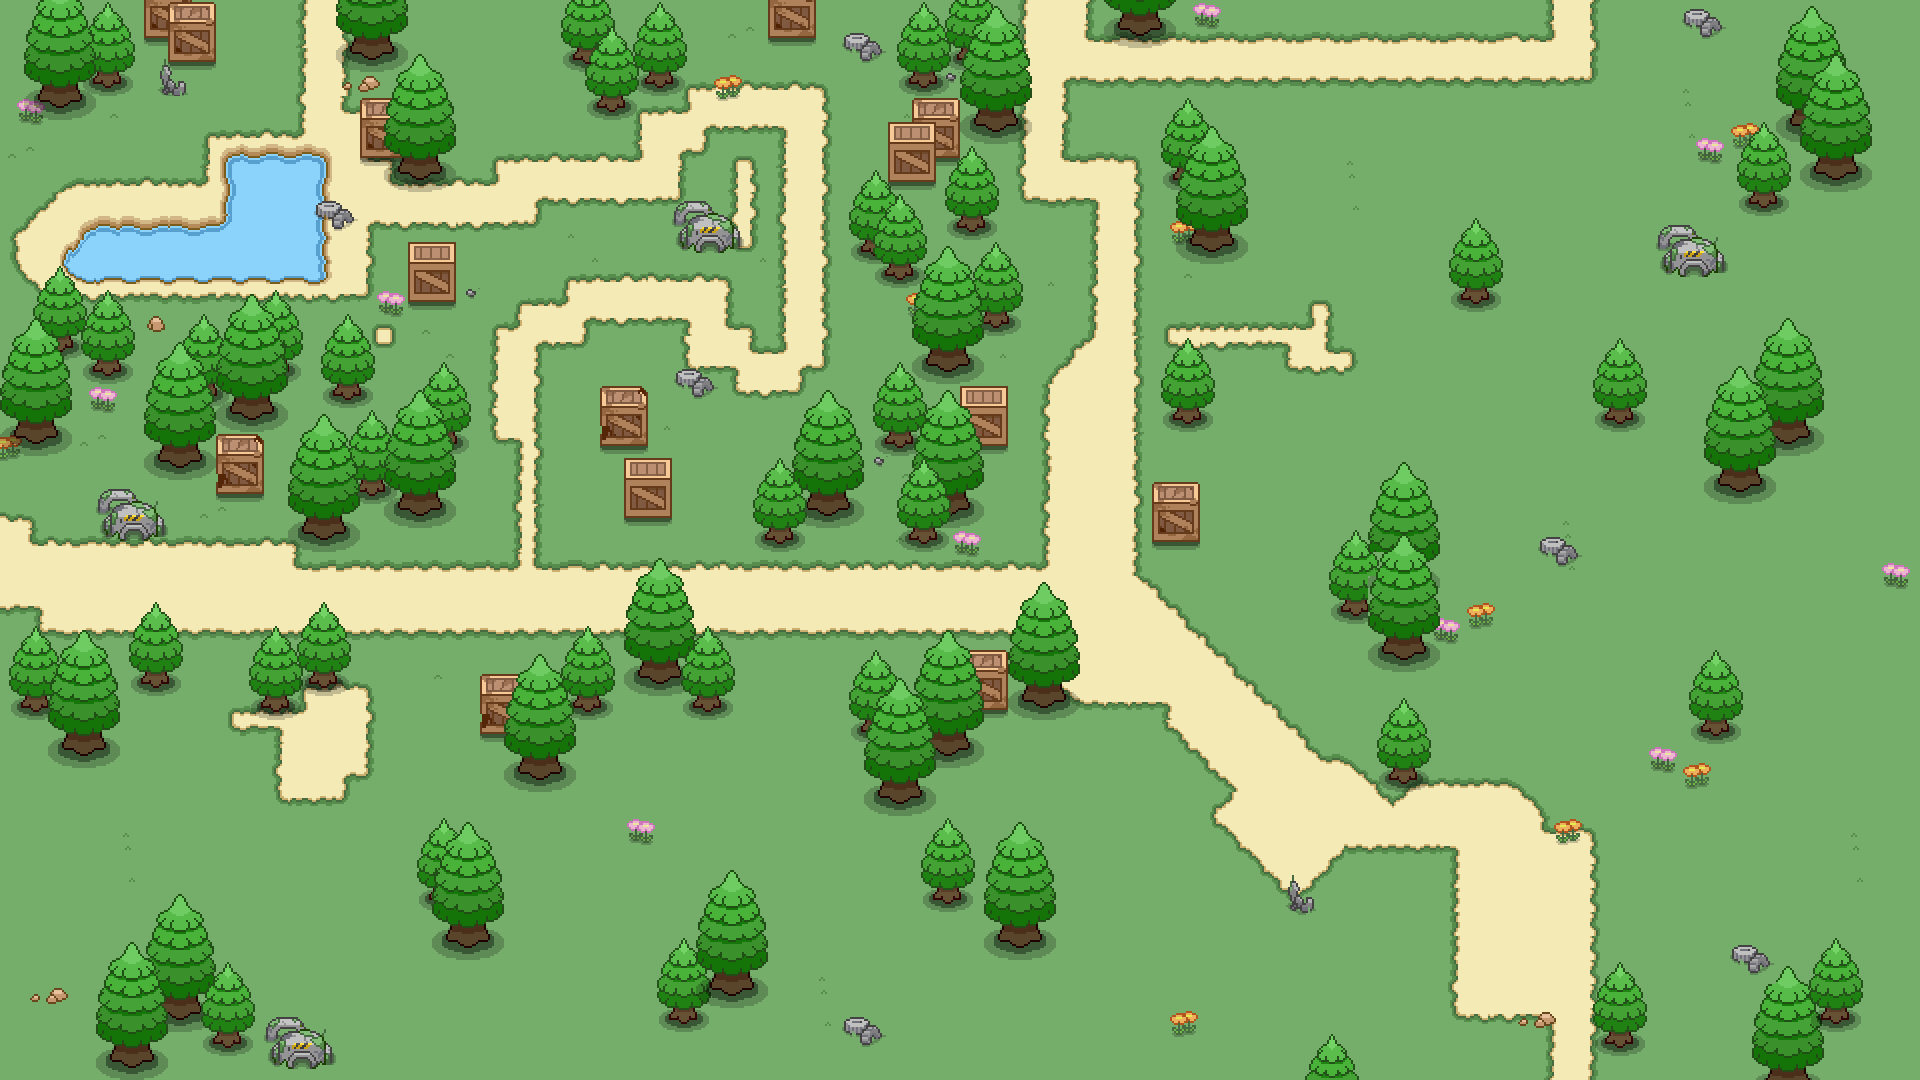

A 2D game scene composited from a Tiled map and its tileset images. What follows is a short description and the map's XML, with each tile layer's data collapsed to a summary:
An orthogonal 80x45 tile map with 24x24 px tiles, 6 tile layers (grounds, 1, 2, 3, ...), 2 hidden layers not drawn, 11 tilesets and 14 objects.

<map version="1.0" tiledversion="2017.12.07" orientation="orthogonal" renderorder="right-down" width="80" height="45" tilewidth="24" tileheight="24" infinite="0" nextobjectid="85">
 <tileset firstgid="1" name="grounds" tilewidth="24" tileheight="24" tilecount="500" columns="20">
  <image source="grounds.png" width="480" height="600" />
 </tileset>
 <tileset firstgid="501" name="bigtree" tilewidth="72" tileheight="138" tilecount="1" columns="1">
  <image source="big_tree.png" width="72" height="138" />
 </tileset>
 <tileset firstgid="502" name="smalltree" tilewidth="54" tileheight="99" tilecount="1" columns="1">
  <image source="tree2.png" width="54" height="99" />
 </tileset>
 <tileset firstgid="503" name="meta" tilewidth="24" tileheight="24" tilecount="3" columns="3">
  <image source="meta.png" width="72" height="24" />
  <tile id="0">
   <properties>
    <property name="pass" type="bool" value="false" />
   </properties>
  </tile>
  <tile id="2">
   <properties>
    <property name="pass" type="bool" value="true" />
   </properties>
  </tile>
 </tileset>
 <tileset firstgid="506" name="element" tilewidth="24" tileheight="24" tilecount="1296" columns="48">
  <image source="element.png" width="1152" height="648" />
 </tileset>
 <tileset firstgid="1802" name="water" tilewidth="24" tileheight="24" tilecount="910" columns="26">
  <image source="water.png" width="624" height="840" />
 </tileset>
 <tileset firstgid="2712" name="element2" tilewidth="24" tileheight="24" tilecount="1296" columns="48">
  <image source="element2.png" width="1152" height="648" />
 </tileset>
 <tileset firstgid="4008" name="box_push" tilewidth="48" tileheight="68" tilecount="1" columns="1">
  <image source="box_push.png" width="48" height="68" />
 </tileset>
 <tileset firstgid="4009" name="box2" tilewidth="48" tileheight="60" tilecount="1" columns="1">
  <image source="box2.png" width="48" height="60" />
 </tileset>
 <tileset firstgid="4010" name="box3" tilewidth="48" tileheight="60" tilecount="1" columns="1">
  <image source="box3.png" width="48" height="60" />
 </tileset>
 <tileset firstgid="4011" name="box1" tilewidth="48" tileheight="60" tilecount="1" columns="1">
  <image source="box1.png" width="48" height="60" />
 </tileset>
 <layer name="grounds" width="80" height="45">
  <data>[3600 cells, 3600 non-empty, 112 distinct tile ids]</data>
 </layer>
 <layer name="1" width="80" height="45">
  <data>[3600 cells, 694 non-empty, 105 distinct tile ids]</data>
 </layer>
 <layer name="2" width="80" height="45">
  <data>[3600 cells, 479 non-empty, 45 distinct tile ids]</data>
 </layer>
 <layer name="3" width="80" height="45">
  <data>[3600 cells, 78 non-empty, 30 distinct tile ids]</data>
 </layer>
 <layer name="标记" width="80" height="45" visible="0">
  <data>[3600 cells, 12 non-empty, 2 distinct tile ids]</data>
 </layer>
 <objectgroup name="gameObj">
  <object id="60" gid="502" x="528" y="575" width="54" height="99" />
  <object id="65" gid="502" x="571.333" y="552.167" width="54" height="99" />
  <object id="67" gid="501" x="446" y="565" width="72" height="138" />
  <object id="68" gid="501" x="530" y="512" width="72" height="138" />
  <object id="69" gid="501" x="664.333" y="572.667" width="72" height="138" />
  <object id="70" gid="501" x="614" y="391" width="72" height="138" />
  <object id="72" gid="502" x="474.667" y="320.5" width="54" height="99" />
  <object id="74" gid="501" x="1165" y="865" width="72" height="138" />
  <object id="75" gid="501" x="1447" y="1067" width="72" height="138" />
  <object id="77" gid="502" x="1139" y="795.5" width="54" height="99" />
  <object id="79" gid="502" x="827.333" y="406.667" width="54" height="99" />
  <object id="80" gid="502" x="713" y="491.833" width="54" height="99" />
  <object id="81" gid="502" x="552" y="399.5" width="54" height="99" />
  <object id="82" gid="502" x="516" y="449.5" width="54" height="99" />
 </objectgroup>
 <layer name="4" width="80" height="45">
  <data>[3600 cells, 60 non-empty, 30 distinct tile ids]</data>
 </layer>
 <layer name="5" width="80" height="45">
  <data>[3600 cells, 12 non-empty, 12 distinct tile ids]</data>
 </layer>
 <layer name="meta" width="80" height="45" visible="0" opacity="0.53">
  <data>[3600 cells, 325 non-empty, 1 distinct tile ids]</data>
 </layer>
</map>
